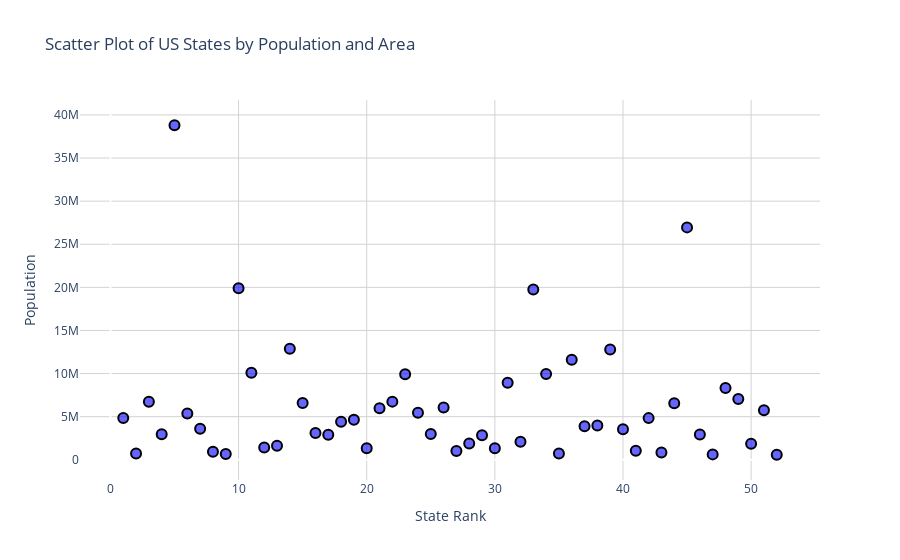

Here is the notebook cell this chart was saved with:
### Markdown cell above
4. Write a program to draw a scatter plot for a given dataset and show datalabels on hover
https://raw.githubusercontent.com/plotly/datasets/master/2014_usa_states.csv

### Code cell
'''

@Author:Naveen Madev Naik
@Date: 2024-08-13
@Last Modified by: Naveen Madev Naik
@Last Modified time: 2024-08-13
@Title :program to draw a scatter plot for a given dataset and show datalabels on hover
        https://raw.githubusercontent.com/plotly/datasets/master/2014_usa_states.csv

'''


def scatter_plot(xpoints,ypoints):

    """
    Description:
        Function will draw a scatter plot for given dataset and show datalabels on hover

    Parameter:
        xpoints:x coordinates
        ypoints:y coordinates
      
    Return:
        None    
    """

def scatter_plot_with_hover_labels(url):
    """
    Description:
        Function to draw a scatter plot from a dataset with hover labels showing data information.

    Parameter:
        url: URL of the dataset
      
    Return:
        None    
    """
    
    data = pd.read_csv(url)

    fig = go.Figure(data=go.Scatter(
        x=data['Rank'],
        y=data['Population'],
        mode='markers',
        text=data['State'],  
        hoverinfo='text+x+y', 
        marker=dict(
            size=10,
            color='rgba(0, 0, 255, 0.6)',  
            line=dict(
                width=2,
                color='black'
            )
        )
    ))

    fig.update_layout(
        title='Scatter Plot of US States by Population and Area',
        xaxis_title='State Rank',
        yaxis_title='Population',
        plot_bgcolor='white',
        xaxis=dict(
            showgrid=True,
            gridcolor='lightgrey'
        ),
        yaxis=dict(
            showgrid=True,
            gridcolor='lightgrey'
        )
    )

    fig.show()


def main():
    url = 'https://raw.githubusercontent.com/plotly/datasets/master/2014_usa_states.csv'
    scatter_plot_with_hover_labels(url)   

if __name__=="__main__":
    main()

### Figure 1 — Plotly figure (JSON) as saved in the notebook; plotly's stock layout.template omitted (floating-point values rounded to 4 significant figures)
{"data": [{"hoverinfo": "text+x+y", "marker": {"color": "rgba(0, 0, 255, 0.6)", "line": {"color": "black", "width": 2}, "size": 10}, "mode": "markers", "text": ["Alabama", "Alaska", "Arizona", "Arkansas", "California", "Colorado", "Connecticut", "Delaware", "District of Columbia", "Florida", "Georgia", "Hawaii", "Idaho", "Illinois", "Indiana", "Iowa", "Kansas", "Kentucky", "Louisiana", "Maine", "Maryland", "Massachusetts", "Michigan", "Minnesota", "Mississippi", "Missouri", "Montana", "Nebraska", "Nevada", "New Hampshire", "New Jersey", "New Mexico", "New York", "North Carolina", "North Dakota", "Ohio", "Oklahoma", "Oregon", "Pennsylvania", "Puerto Rico", "Rhode Island", "South Carolina", "South Dakota", "Tennessee", "Texas", "Utah", "Vermont", "Virginia", "Washington", "West Virginia", "Wisconsin", "Wyoming"], "type": "scatter", "x": [1, 2, 3, 4, 5, 6, 7, 8, 9, 10, 11, 12, 13, 14, 15, 16, 17, 18, 19, 20, 21, 22, 23, 24, 25, 26, 27, 28, 29, 30, 31, 32, 33, 34, 35, 36, 37, 38, 39, 40, 41, 42, 43, 44, 45, 46, 47, 48, 49, 50, 51, 52], "y": [4849377, 736732, 6731484, 2966369, 38802500, 5355866, 3596677, 935614, 658893, 19893297, 10097343, 1419561, 1634464, 12880580, 6596855, 3107126, 2904021, 4413457, 4649676, 1330089, 5976407, 6745408, 9909877, 5457173, 2994079, 6063589, 1023579, 1881503, 2839098, 1326813, 8938175, 2085572, 19746227, 9943964, 739482, 11594163, 3878051, 3970239, 12787209, 3548397, 1055173, 4832482, 853175, 6549352, 26956958, 2942902, 626562, 8326289, 7061530, 1850326, 5757564, 584153]}], "layout": {"plot_bgcolor": "white", "title": {"text": "Scatter Plot of US States by Population and Area"}, "xaxis": {"gridcolor": "lightgrey", "showgrid": true, "title": {"text": "State Rank"}}, "yaxis": {"gridcolor": "lightgrey", "showgrid": true, "title": {"text": "Population"}}}}
